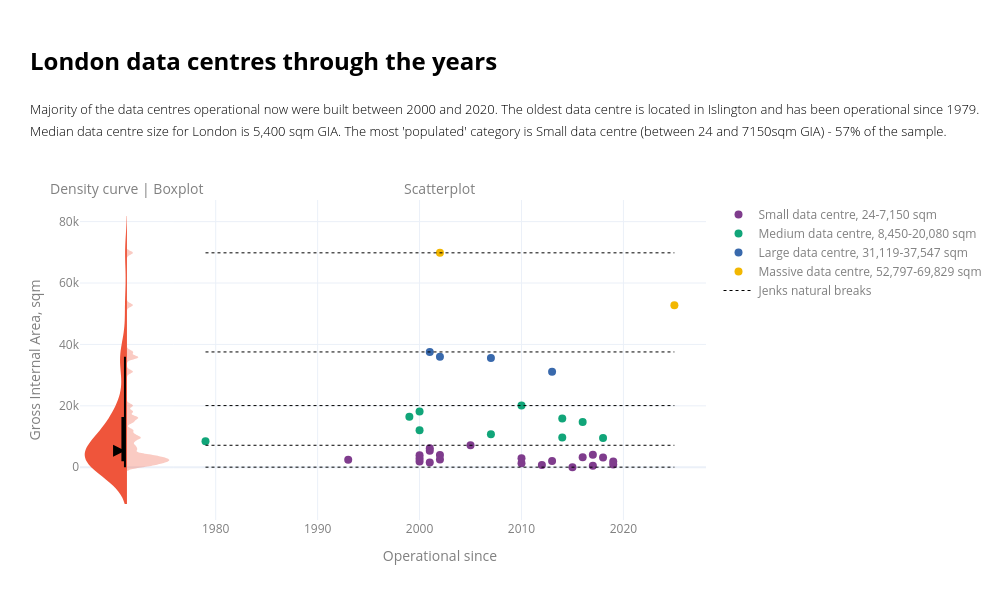

Notebook cell for this chart:
### Code cell
#______________________________________
# Build subplots
#______________________________________

notes_colour = "black"
labels_colour = "grey"

df = data_ldn_exstg.dropna(subset=["b8_gia_sqm", "data_centre_since"]).copy()
# df = df.sort_values(by="data_centre_since", ascending=True)

cols_to_show = ["id", "current_occupier", "lpa_name", "data_centre_since", "b8_gia_sqm", "b8_total_staff_fte", "b8_employees_at_a_day_estimate", "total/day ratio"]
customdata = df[cols_to_show].to_numpy()
base_color = px.colors.qualitative.Plotly[1]
# base_color = "grey"
colors = px.colors.qualitative.Bold

main_x = df["data_centre_since"]
main_y = df["b8_gia_sqm"]

median_value = main_y.median()

fig = make_subplots(
    rows=1,
    cols=2,
    shared_yaxes=True,
    column_widths=[0.15, 0.85],
    horizontal_spacing=0.00,
    subplot_titles=["Density curve | Boxplot", "Scatterplot"],
)
fig.update_annotations(
    font=dict(
        size=14,                 # match your axis label size (adjust if needed)
        color=labels_colour      # same as axis labels
    )
)

#______________________________________
# Scatterplot
#______________________________________
bands_sorted = sorted(df["B8_gia_group"].dropna().unique())

for i, band in enumerate(gia_labels):
    df_band = df[df["B8_gia_group"] == band]

    fig.add_trace(go.Scatter(
        x=df_band["data_centre_since"],
        y=df_band["b8_gia_sqm"],
        mode="markers",
        marker=dict(
            size=8,
            color=colors[i % len(colors)],
        ),
        customdata=df_band[cols_to_show].to_numpy(),
        hovertemplate=hovertemplate,
        name=f"{band} data centre, {int(df.loc[df["B8_gia_group"] == band, "b8_gia_sqm"].min()):,}-{int(df.loc[df["B8_gia_group"] == band, "b8_gia_sqm"].max()):,} sqm",
    ), row=1, col=2)

# Breaks
for i, b in enumerate(breaks):
    fig.add_trace(go.Scatter(
        x=[main_x.min(), main_x.max()],   # span YEARS
        y=[b, b],                         # horizontal line at GIA break
        mode="lines",
        line=dict(color="black", width=1, dash="dot"),
        name="Jenks natural breaks" if i == 0 else None,
        showlegend=True if i == 0 else False,
        hovertemplate=(
            f"Jenks break<br>"
            f"GIA boundary: {b:,.0f} sqm<br>"
            "<extra></extra>"
        ),
        hoverinfo="text"
    ), row=1, col=2)

#______________________________
# Density curves
#______________________________________

# bottom
fig.add_trace(go.Violin(
    y=main_y,
    x0=1,
    orientation="v", 
    side="positive", 
    points=False, 
    bandwidth=600, 
    width=45, 
    line=dict(width=0), 
    fillcolor=make_transparent(base_color, alpha=0.3), 
    showlegend=False, 
    hoverinfo="skip" 
), row=1, col=1)

# top
fig.add_trace(go.Violin(
    y=main_y,
    orientation="v",
    side="negative",
    width=45,
    bandwidth=6000,
    line=dict(width=0),
    points=False,
    box_visible=True,
    box_fillcolor="black",
    box_line=dict(color="black", width=2),
    box_width=0.12,
    fillcolor=base_color,
    showlegend=False,
    hoverinfo="skip",
), row=1, col=1)

# median
fig.add_scatter(
    x=[0],
    y=[median_value],
    mode='markers',
    marker=dict(symbol='arrow-right', color='black', size=12),
    showlegend=False,
    hoverinfo="skip"
)

#______________________________________
# Layout updates - adding title and subtitle notes
#______________________________________
fig.update_layout(
    width=1000,
    height=600,
    template="plotly_white",
    # paper_bgcolor="#f9f4ed",
    # plot_bgcolor="#f9f4ed",
    title=dict(
       text=(
            f"<br><span style='font-size:24px; font-weight:bold; color:{notes_colour}; display:block; margin-bottom:2px;'>"
            "London data centres through the years"
            "</span><br><br>"
        
            f"<span style='font-size:13px; font-weight:300; color:{notes_colour}; display:block; margin-bottom:0px;'>"
            "Majority of the data centres operational now were built between 2000 and 2020. "
            f"The oldest data centre is located in {df.loc[main_x.idxmin(), 'lpa_name']} and has been operational since {int(main_x.min())}. "
            "</span><br>"
        
            f"<span style='font-size:13px; font-weight:300; color:{notes_colour}; display:block;margin-bottom:0px;'>"
            f"Median data centre size for London is {median_value:,.0f} sqm GIA. "
            f"The most 'populated' category is {df["B8_gia_group"].value_counts().idxmax()} data centre (between {int(df.loc[df["B8_gia_group"] == "Small", "b8_gia_sqm"].min())} and {int(df.loc[df["B8_gia_group"] == "Small", "b8_gia_sqm"].max())}sqm GIA) - {(df["B8_gia_group"].value_counts().max() / (len(df["B8_gia_group"].notna()) / 100)):,.0f}% of the sample."
            "</span><br>"

        ),

        x=0.03,
        xanchor="left",
        y=0.92,
        yanchor="top",
    ),
    margin=dict(t=200),
    legend=dict(
        font=dict(color=labels_colour)
    )
)

# Axis labels
fig.update_xaxes(
    title_text="Operational since",
    row=1, col=2,
    title_font=dict(color=labels_colour),
    tickfont=dict(color=labels_colour)
)

fig.update_yaxes(
    title_text="Gross Internal Area, sqm",
    row=1, col=1,
    title_font=dict(color=labels_colour),
    tickfont=dict(color=labels_colour)
)

fig.update_yaxes(showticklabels=False, row=1, col=2)
fig.update_xaxes(showticklabels=False, row=1, col=1)


fig.show()

### Figure 1 — Plotly figure (JSON) as saved in the notebook; plotly's stock layout.template omitted (floating-point values rounded to 4 significant figures; data arrays with more than 128 entries replaced by an {"elided": "..."} marker saying what was removed)
{"data": [{"customdata": {"elided": "21x8 mixed values"}, "hovertemplate": "id: %{customdata[0]}<br>current_occupier: %{customdata[1]}<br>lpa_name: %{customdata[2]}<br>data_centre_since: %{customdata[3]}<br>b8_gia_sqm: %{customdata[4]}<br>b8_total_staff_fte: %{customdata[5]}", "marker": {"color": "rgb(127, 60, 141)", "size": 8}, "mode": "markers", "name": "Small data centre, 24-7,150 sqm", "type": "scatter", "x": [1993.0, 2000.0, 2000.0, 2000.0, 2001.0, 2001.0, 2001.0, 2002.0, 2002.0, 2005.0, 2010.0, 2010.0, 2012.0, 2013.0, 2015.0, 2016.0, 2017.0, 2017.0, 2018.0, 2019.0, 2019.0], "xaxis": "x2", "y": [2400.0, 1895.0, 3900.0, 2850.0, 5400.0, 1517.0, 6200.0, 2500.0, 4000.0, 7150.0, 1320.0, 2900.0, 690.0, 2041.0, 24.0, 3282.0, 490.0, 4104.0, 3198.0, 925.9, 1850.0], "yaxis": "y2"}, {"customdata": [["Islington-P112148", "Verne Global", "Islington", 1979, 8450, null, null, null], ["Tower_Hamlets-PA_10_02860", "Equinix Data Centre", "Tower Hamlets", 1999, 16413, 262, null, null], ["Hounslow-P_2019_3115", "ServerFarm", "Hounslow", 2000, 12080.0, null, null, null], ["Hounslow-P_2009_1661", "Redcentric", "Hounslow", 2000, 18116, 159, null, null], ["Hounslow-P_2007_1897", null, "Hounslow", 2007, 10710, 6, null, null], ["Tower_Hamlets-PA_08_01799", "Telehouse International Corporation of Europe Ltd", "Tower Hamlets", 2010, 20080, 115, null, null], ["Tower_Hamlets-PA_13_00803", "Digital Realty ", "Tower Hamlets", 2014, 9666, 41, null, null], ["Hounslow-P_2011_3272", "Virtus", "Hounslow", 2014, 15893, 12, null, null], ["Tower_Hamlets-PA_20_02381_NC", "Echelon", "Tower Hamlets", 2016, 14727, 61, 31, 1.97], ["Ealing-224110OPDFUL", "Colt Data Centre Services", "Ealing", 2018, 9553, 35, null, null]], "hovertemplate": "id: %{customdata[0]}<br>current_occupier: %{customdata[1]}<br>lpa_name: %{customdata[2]}<br>data_centre_since: %{customdata[3]}<br>b8_gia_sqm: %{customdata[4]}<br>b8_total_staff_fte: %{customdata[5]}", "marker": {"color": "rgb(17, 165, 121)", "size": 8}, "mode": "markers", "name": "Medium data centre, 8,450-20,080 sqm", "type": "scatter", "x": [1979.0, 1999.0, 2000.0, 2000.0, 2007.0, 2010.0, 2014.0, 2014.0, 2016.0, 2018.0], "xaxis": "x2", "y": [8450.0, 16410.0, 12080.0, 18120.0, 10710.0, 20080.0, 9666.0, 15890.0, 14730.0, 9553.0], "yaxis": "y2"}, {"customdata": [["Hillingdon-38421_APP_2021_4045", "Colt Data Centre Services", "Hillingdon", 2001, 37547, null, null, null], ["Hillingdon-18399_APP_2022_411", "Virtus", "Hillingdon", 2002, 36000, null, 20, null], ["Havering-P0151_12", "Green Mountain", "Havering", 2007, 35600, null, 60, null], ["Tower_Hamlets-PA_22_01023_NC", "Telehouse International Corporation of Europe Ltd", "Tower Hamlets", 2013, 31119, 250, null, null]], "hovertemplate": "id: %{customdata[0]}<br>current_occupier: %{customdata[1]}<br>lpa_name: %{customdata[2]}<br>data_centre_since: %{customdata[3]}<br>b8_gia_sqm: %{customdata[4]}<br>b8_total_staff_fte: %{customdata[5]}", "marker": {"color": "rgb(57, 105, 172)", "size": 8}, "mode": "markers", "name": "Large data centre, 31,119-37,547 sqm", "type": "scatter", "x": [2001.0, 2002.0, 2007.0, 2013.0], "xaxis": "x2", "y": [37550.0, 36000.0, 35600.0, 31120.0], "yaxis": "y2"}, {"customdata": [["Tower_Hamlets-PA_24_01932_A1", "Global Switch London", "Tower Hamlets", 2002, 69829, 84, null, null], ["Barking_&_Dagenham-18_00161_FUL", "NTT Data Centre", "Barking & Dagenham", 2025, 52800.0, 150, 62, 2.42]], "hovertemplate": "id: %{customdata[0]}<br>current_occupier: %{customdata[1]}<br>lpa_name: %{customdata[2]}<br>data_centre_since: %{customdata[3]}<br>b8_gia_sqm: %{customdata[4]}<br>b8_total_staff_fte: %{customdata[5]}", "marker": {"color": "rgb(242, 183, 1)", "size": 8}, "mode": "markers", "name": "Massive data centre, 52,797-69,829 sqm", "type": "scatter", "x": [2002.0, 2025.0], "xaxis": "x2", "y": [69830.0, 52800.0], "yaxis": "y2"}, {"hoverinfo": "text", "hovertemplate": "Jenks break<br>GIA boundary: 24 sqm<br><extra></extra>", "line": {"color": "black", "dash": "dot", "width": 1}, "mode": "lines", "name": "Jenks natural breaks", "showlegend": true, "type": "scatter", "x": [1979, 2025], "xaxis": "x2", "y": [24, 24], "yaxis": "y2"}, {"hoverinfo": "text", "hovertemplate": "Jenks break<br>GIA boundary: 7,150 sqm<br><extra></extra>", "line": {"color": "black", "dash": "dot", "width": 1}, "mode": "lines", "showlegend": false, "type": "scatter", "x": [1979, 2025], "xaxis": "x2", "y": [7150, 7150], "yaxis": "y2"}, {"hoverinfo": "text", "hovertemplate": "Jenks break<br>GIA boundary: 20,080 sqm<br><extra></extra>", "line": {"color": "black", "dash": "dot", "width": 1}, "mode": "lines", "showlegend": false, "type": "scatter", "x": [1979, 2025], "xaxis": "x2", "y": [20080, 20080], "yaxis": "y2"}, {"hoverinfo": "text", "hovertemplate": "Jenks break<br>GIA boundary: 37,547 sqm<br><extra></extra>", "line": {"color": "black", "dash": "dot", "width": 1}, "mode": "lines", "showlegend": false, "type": "scatter", "x": [1979, 2025], "xaxis": "x2", "y": [37547, 37547], "yaxis": "y2"}, {"hoverinfo": "text", "hovertemplate": "Jenks break<br>GIA boundary: 69,829 sqm<br><extra></extra>", "line": {"color": "black", "dash": "dot", "width": 1}, "mode": "lines", "showlegend": false, "type": "scatter", "x": [1979, 2025], "xaxis": "x2", "y": [69829, 69829], "yaxis": "y2"}, {"bandwidth": 600, "fillcolor": "rgba(239,85,59,0.3)", "hoverinfo": "skip", "line": {"width": 0}, "orientation": "v", "points": false, "showlegend": false, "side": "positive", "type": "violin", "width": 45, "x0": 1, "xaxis": "x", "y": [8450.0, 2400.0, 16410.0, 1895.0, 3900.0, 12080.0, 18120.0, 2850.0, 37550.0, 5400.0, 1517.0, 6200.0, 2500.0, 36000.0, 69830.0, 4000.0, 7150.0, 35600.0, 10710.0, 1320.0, 2900.0, 20080.0, 690.0, 2041.0, 31120.0, 9666.0, 15890.0, 24.0, 3282.0, 14730.0, 490.0, 4104.0, 9553.0, 3198.0, 925.9, 1850.0, 52800.0], "yaxis": "y"}, {"bandwidth": 6000, "box": {"fillcolor": "black", "line": {"color": "black", "width": 2}, "visible": true, "width": 0.12}, "fillcolor": "#EF553B", "hoverinfo": "skip", "line": {"width": 0}, "orientation": "v", "points": false, "showlegend": false, "side": "negative", "type": "violin", "width": 45, "xaxis": "x", "y": [8450.0, 2400.0, 16410.0, 1895.0, 3900.0, 12080.0, 18120.0, 2850.0, 37550.0, 5400.0, 1517.0, 6200.0, 2500.0, 36000.0, 69830.0, 4000.0, 7150.0, 35600.0, 10710.0, 1320.0, 2900.0, 20080.0, 690.0, 2041.0, 31120.0, 9666.0, 15890.0, 24.0, 3282.0, 14730.0, 490.0, 4104.0, 9553.0, 3198.0, 925.9, 1850.0, 52800.0], "yaxis": "y"}, {"hoverinfo": "skip", "marker": {"color": "black", "size": 12, "symbol": "arrow-right"}, "mode": "markers", "showlegend": false, "type": "scatter", "x": [0], "y": [5400]}], "layout": {"annotations": [{"font": {"color": "grey", "size": 14}, "showarrow": false, "text": "Density curve | Boxplot", "x": 0.075, "xanchor": "center", "xref": "paper", "y": 1, "yanchor": "bottom", "yref": "paper"}, {"font": {"color": "grey", "size": 14}, "showarrow": false, "text": "Scatterplot", "x": 0.575, "xanchor": "center", "xref": "paper", "y": 1, "yanchor": "bottom", "yref": "paper"}], "height": 600, "legend": {"font": {"color": "grey"}}, "margin": {"t": 200}, "title": {"text": "<br><span style='font-size:24px; font-weight:bold; color:black; display:block; margin-bottom:2px;'>London data centres through the years</span><br><br><span style='font-size:13px; font-weight:300; color:black; display:block; margin-bottom:0px;'>Majority of the data centres operational now were built between 2000 and 2020. The oldest data centre is located in Islington and has been operational since 1979. </span><br><span style='font-size:13px; font-weight:300; color:black; display:block;margin-bottom:0px;'>Median data centre size for London is 5,400 sqm GIA. The most 'populated' category is Small data centre (between 24 and 7150sqm GIA) - 57% of the sample.</span><br>", "x": 0.03, "xanchor": "left", "y": 0.92, "yanchor": "top"}, "width": 1000, "xaxis": {"anchor": "y", "domain": [0, 0.15], "showticklabels": false}, "xaxis2": {"anchor": "y2", "domain": [0.15, 1], "tickfont": {"color": "grey"}, "title": {"font": {"color": "grey"}, "text": "Operational since"}}, "yaxis": {"anchor": "x", "domain": [0, 1], "tickfont": {"color": "grey"}, "title": {"font": {"color": "grey"}, "text": "Gross Internal Area, sqm"}}, "yaxis2": {"anchor": "x2", "domain": [0, 1], "matches": "y", "showticklabels": false}}}
